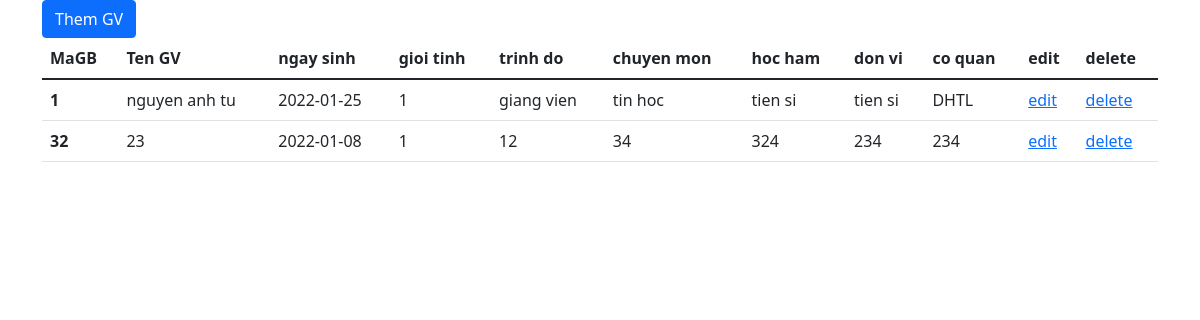
/src/index.php, run on the app's committed database.
### tables this page shows
CREATE TABLE `giangvien` (
  `magv` int(11) NOT NULL,
  `hovaten` varchar(50) NOT NULL,
  `ngaysinh` date NOT NULL,
  `gioitinh` bit(1) NOT NULL,
  `trinhdo` varchar(50) NOT NULL,
  `chuyenmon` varchar(50) NOT NULL,
  `hocham` varchar(50) NOT NULL,
  `hocvi` varchar(50) NOT NULL,
  `coquan` varchar(50) NOT NULL
);

### src/controllers/Usercontroller.php (called while the page is built, shortened)
<?php
    require_once 'models/Usermodel.php';
    class UserController{
        public function index(){
            $usermodel = new User();
            $arr_user = $usermodel->GetallDB();
            require_once 'views/UserView.php';
        }
   }
?>

### src/index.php (called while the page is built, shortened)
<?php
    $acction = isset($_GET['acction']) ? $_GET['acction'] : 'index';
        $User = new $classcontroller();
     $User->$acction();
?>

### src/models/Usermodel.php (called while the page is built, shortened)
<?php
    class User{
        public function connectDB(){
            $connection = mysqli_connect(DB_HOST,
            DB_USERNAME, DB_PASSWORD, DB_NAME);
        return $connection;
        }
        public function GetallDB(){
            $conn = $this->connectDB();
            $query = "SELECT * FROM giangvien";
            $result = $conn->query($query);
            $arrDB = [];
            if(mysqli_num_rows($result)>0){
                $arrDB = mysqli_fetch_all($result,MYSQLI_ASSOC);
            }
            return $arrDB;
        }
    }
?>

### src/views/UserView.php (the view, shortened to what this page needs)
<!DOCTYPE html>
<html lang="en">
<head>
    <link href="https://cdn.jsdelivr.net/npm/bootstrap@5.1.3/dist/css/bootstrap.min.css" rel="stylesheet">
</head>
<body>
    <div class="container">
        <a class="btn btn-primary" href="http://localhost/CSE485_K61_KTGK_1951060964/src/index.php?container=user&acction=add" role="button">Them GV</a>
        <table class="table">
            <thead>
                <tr>
                    <th scope="col">MaGB</th>
                    <th scope="col">Ten GV</th>
                    <th scope="col">ngay sinh</th>
                    <th scope="col">gioi tinh</th>
                    <th scope="col">trinh do</th>
                    <th scope="col">chuyen mon</th>
                    <th scope="col">hoc ham</th>
                    <th scope="col">don vi</th>
                    <th scope="col">co quan</th>
                    <th scope="col">edit</th>
                    <th scope="col">delete</th>
                </tr>
            </thead>
            <tbody>
                <?php
                foreach ($arr_user as $user)
                {
                ?>
                <tr>
                    <th scope="row"><?php echo $user['magv'] ?></th>
                    <td><?php echo $user['hovaten'] ?></td>
                    <td><?php echo $user['ngaysinh'] ?></td>
                    <td><?php echo $user['gioitinh'] ?></td>
                    <td><?php echo $user['trinhdo'] ?></td>
                    <td><?php echo $user['chuyenmon'] ?></td>
                    <td><?php echo $user['hocham'] ?></td>
                    <td><?php echo $user['hocvi'] ?></td>
                    <td><?php echo $user['coquan'] ?></td>
                    <td><a href="http://localhost/CSE485_K61_KTGK_1951060964/src/index.php?controller=user&acction=edit&edit=<?php echo $user['magv']  ?>">edit</a></td>
                    <td><a href="http://localhost/CSE485_K61_KTGK_1951060964/src/index.php?controller=user&acction=delete&delete=<?php echo $user['magv']  ?>">delete</a></td>
                </tr>
                <?php
                }
                ?>
            </tbody>
        </table>
    </div>
</body>
</html>

### data on the page
giangvien: magv "1", hovaten "nguyen anh tu", ngaysinh "2022-01-25", gioitinh "1", trinhdo "giang vien", chuyenmon "tin hoc", hocham "tien si", hocvi "tien si", coquan "DHTL"
giangvien: magv "32", hovaten "23", ngaysinh "2022-01-08", gioitinh "1", trinhdo "12", chuyenmon "34", hocham "324", hocvi "234", coquan "234"
